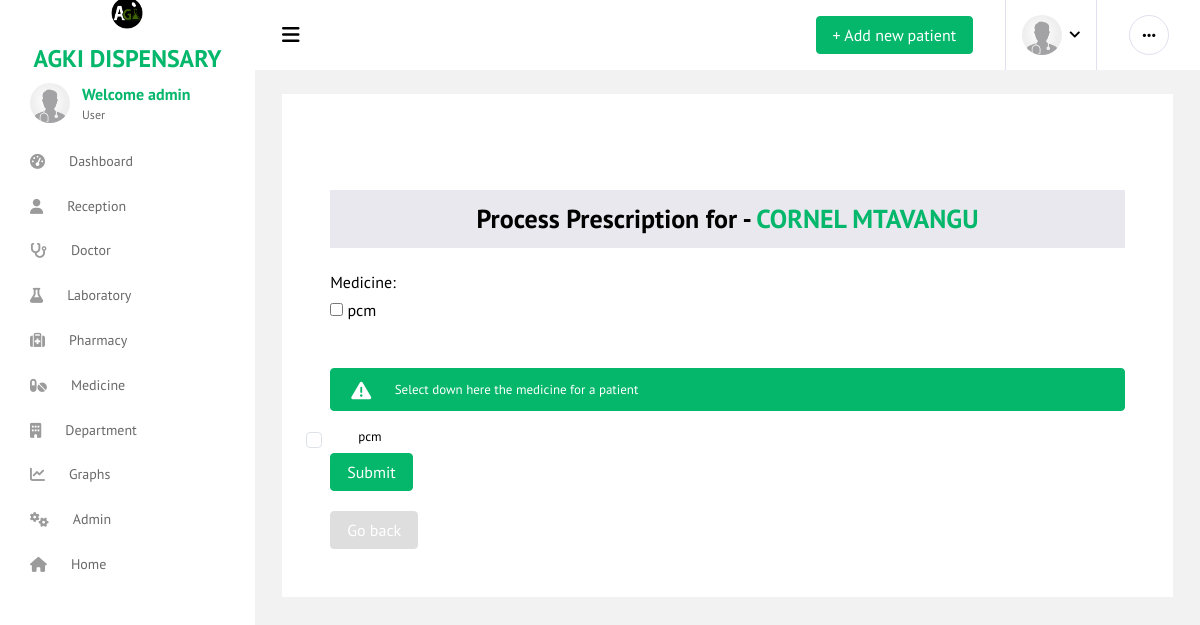
Page /process_prescription/1/ (signed in) on the committed database.
### app/models.py (models this page shows, shortened)
class CustomUser(AbstractUser):
    phone = models.CharField(max_length=15, null=True,blank=True)
    location = models.CharField(max_length=30, null=True, blank=True)
    department = models.ForeignKey(Department, on_delete=models.CASCADE, null=True,blank=True)
    reg_no = models.CharField(max_length=10, unique=True)
    age = models.IntegerField(null=True)
    position = models.CharField(max_length=40, null=True,blank=True)
    image = models.ImageField(upload_to ='media/',blank=True,null=True)
    is_doctor = models.BooleanField(default=False)
    is_laboratorist = models.BooleanField(default=False)
    is_receptionist = models.BooleanField(default=False)
    is_pharmacist = models.BooleanField(default=False)
    is_patient = models.BooleanField(default=True)
    def __str__(self):
        return self.username

class Patient(models.Model):
    fullname = models.CharField(max_length=30)
    age = models.IntegerField()
    address = models.CharField(max_length=30)
    gender = models.CharField(max_length=10)
    height = models.IntegerField(null=True,blank=True)
    pressure = models.CharField(max_length=10,null=True,blank=True)
    weight = models.IntegerField(null=True,blank=True)
    date = models.DateTimeField(auto_now_add=True)
    dalili = models.TextField(max_length=500,null=True,blank=True)
    possibleDiseases = models.TextField(max_length=500,null=True,blank=True)
    testConducted = models.TextField(max_length=500,null=True,blank=True)
    labResults = models.TextField(max_length=500,null=True,blank=True)
    actualDiseases = models.TextField(max_length=500,null=True,blank=True)
    otherRecomendation = models.TextField(max_length=500,null=True,blank=True)

class Medicine(models.Model):
    medicineName = models.CharField(max_length=20)
    amount = models.IntegerField()
    remainAmount = models.IntegerField()
    unitCost = models.FloatField()
    receivedDate = models.DateTimeField(auto_now_add=True)
    expireDate= models.DateField()
    def __str__(self):
        return self.medicineName

### app/views.py (the view)
# urls.py: path('process_prescription/<int:patient_id>/', views.process_prescription, name='process_prescription'),
def process_prescription(request, patient_id):
    patient = Patient.objects.get(id=patient_id)
    if request.method == 'POST':
        form = PrescriptionForm(request.POST)
        if form.is_valid():
            selected_medicines = form.cleaned_data['medicines']
            for medicine in selected_medicines:
                dosage = request.POST.get(f'dosage_{medicine.id}')  # Assuming you have inputs with names like 'dosage_1', 'dosage_2', etc.
                cost = request.POST.get(f'cost_{medicine.id}')  # Similarly, inputs for cost
                amount = request.POST.get(f'amount_{medicine.id}')  # Similarly, inputs for cost
                totalCost = request.POST.get(f'totalCost_{medicine.id}')  # Similarly, inputs for cost
                Prescription.objects.create(medicine=medicine, patient=patient, dosage=dosage, cost=cost,amount=amount,totalCost=totalCost)
    else:
        form = PrescriptionForm()
    return render(request, 'app/process_prescription.html', {'form': form, 'patient': patient})

### app/forms.py
class PrescriptionForm(forms.Form):
    medicines = forms.ModelMultipleChoiceField(queryset=Medicine.objects.all(), widget=forms.CheckboxSelectMultiple, label='Medicine')

### app/templates/app/process_prescription.html (shortened to what this page needs)
{% extends 'app/base2.html' %}
{% block content %}
<div class="container bg-white p-5">
  <h4 class="mt-5 mb-4 text-center bg-light p-3">Process Prescription for - <span class="text-success" style="text-transform: uppercase;">{{ patient.fullname }}</span></h4>
  <form method="post">
    {{ form }}
    <br>
    <br>
    <div class="alert alert-fill-success" role="alert">
        <i class="fa fa-exclamation-triangle"></i>
        Select down here the medicine for a patient
      </div>
    {% for medicine in form.medicines.field.queryset %}
    <div class="form-check">
      <input class="form-check-input" type="checkbox" id="medicine_{{ medicine.id }}" name="medicines" value="{{ medicine.id }}">
      <label class="form-check-label" for="medicine_{{ medicine.id }}">
        {{ medicine.medicineName }}
      </label>
    </div>
    {% endfor %}
    <button type="submit" class="btn btn-success">Submit</button>
  </form>
  <br>
  <a href="{% url 'patientDetail' id=patient.id %}" class="btn btn-secondary">Go back</a>
</div>
{% endblock %}

### app/templates/app/base2.html (shortened to what this page needs)
{% load static %}
{% load i18n %}
<!DOCTYPE html>
<html lang="en">
<head>
  <link href="https://cdn.jsdelivr.net/npm/bootstrap@5.3.0/dist/css/bootstrap.min.css" rel="stylesheet">
  <link rel="stylesheet" href="{% static 'app/vendors/all.min.css' %}">
  <link rel="stylesheet" href="{% static 'app/vendors/vendor.bundle.base.css' %}">
  <link rel="stylesheet" href="{% static 'app/vendors/vendor.bundle.addons.css' %}">
  <link rel="stylesheet" href="{% static 'app/videos/style.css' %}">
</head>
<body>
  <div class="container-scroller">
    <nav class="navbar col-lg-12 col-12 p-0 fixed-top d-flex flex-row default-layout-navbar">
      <div class="text-center navbar-brand-wrapper d-flex align-items-center justify-content-center">
        <a class="navbar-brand brand-logo" href="{% url 'index' %}"><img src="{% static 'app/images/logo/logo.png' %}" alt="AGKI" class="logo" style="height: 40px; width: auto;">
          <span style="padding-top: 80px;"><marquee behavior="" direction=""> <b class="text-success"> AGKI DISPENSARY</b></marquee></span>
        </a>
      </div>
      <div class="navbar-menu-wrapper d-flex align-items-stretch">
        <button class="navbar-toggler navbar-toggler align-self-center" type="button" data-toggle="minimize">
          <span class="fas fa-bars"></span>
        </button>
        <ul class="navbar-nav navbar-nav-right">
          <li class="nav-item d-none d-lg-flex">
            <a class="nav-link" href="{% url 'patient' %}">
              <span class="btn btn-success">+ Add new patient</span>
            </a>
          </li>
          <li class="nav-item nav-profile dropdown">
            <a class="nav-link dropdown-toggle" href="#" data-toggle="dropdown" id="profileDropdown">
              <img src="{% static 'app/ttt.jpg' %}" alt="AGKI" class="logo" style="height: 40px; width: auto;">
            </a>
          </li>
          <li class="nav-item nav-settings d-none d-lg-block">
            <a class="nav-link" href="#">
              <i class="fas fa-ellipsis-h"></i>
            </a>
          </li>
        </ul>
      </div>
    </nav>
    <div class="container-fluid page-body-wrapper">
      <nav class="sidebar sidebar-offcanvas" id="sidebar">
        <ul class="nav">
          <li class="nav-item nav-profile">
            <div class="nav-link">
              <div class="profile-image">
                <img src="{% static 'app/ttt.jpg' %}" alt="AGKI" class="logo" style="height: 40px; width: auto;">
              </div>
              <div class="profile-name">
                <p class="name text-success">
                  Welcome {{ user }}
                </p>
                <p class="designation">
                  User
                </p>
              </div>
            </div>
          </li>
          <li class="nav-item">
            <a class="nav-link" href="{% url 'home' %}">
                <i class="fa fa-tachometer-alt menu-icon"></i>
                <span class="menu-title">Dashboard</span>
            </a>
        </li>
        {% if user.is_receptionist %}
        <li class="nav-item">
            <a class="nav-link" href="{% url 'patientList' %}">
                <i class="fa fa-user menu-icon"></i>
                <span class="menu-title">Reception</span>
            </a>
        </li>
        {% endif %}
        {% if user.is_doctor %}
        <li class="nav-item">
            <a class="nav-link" href="{% url 'patientList' %}">
                <i class="fa fa-stethoscope menu-icon"></i>
                <span class="menu-title">Doctor</span>
            </a>
        </li>
        {% endif %}
        {% if user.is_laboratorist %}
        <li class="nav-item">
            <a class="nav-link" href="{% url 'patientList' %}">
                <i class="fa fa-flask menu-icon"></i>
                <span class="menu-title">Laboratory</span>
            </a>
        </li>
        {% endif %}
        {% if user.is_pharmacist %}
        <li class="nav-item">
            <a class="nav-link" href="{% url 'patientList' %}">
                <i class="fa fa-medkit menu-icon"></i>
                <span class="menu-title">Pharmacy</span>
            </a>
        </li>
        <li class="nav-item">
            <a class="nav-link" href="{% url 'medicine' %}">
                <i class="fa fa-pills menu-icon"></i>
                <span class="menu-title">Medicine</span>
            </a>
        </li>
        {% endif %}
        {% if user.is_superuser %}
        <li class="nav-item">
            <a class="nav-link" href="{% url 'department' %}">
                <i class="fa fa-building menu-icon"></i>
                <span class="menu-title">Department</span>
            </a>
        </li>
        <li class="nav-item">
          <a class="nav-link" href="{% url 'patient_count_per_period' %}">
              <i class="fas fa-chart-line menu-icon"></i>
              <span class="menu-title">Graphs</span>
          </a>
      </li>
        <li class="nav-item">
            <a class="nav-link" href="/admin">
                <i class="fa fa-cogs menu-icon"></i>
                <span class="menu-title">Admin</span>
            </a>
        </li>
        {% endif %}
        <li class="nav-item">
          <a class="nav-link" href="{% url 'index' %}">
              <i class="fa fa-home menu-icon"></i>
              <span class="menu-title">Home</span>
          </a>
      </li>
        </ul>
      </nav>
      <div class="main-panel">
        <div class="content-wrapper">
            {% block content%}
            {% endblock %}
        </div>
      </div>
    </div>
  </div>
</body>
</html>

### rows in the picture
CustomUser: username "admin"
Patient: fullname "CORNEL MTAVANGU"
Medicine: medicineName "pcm"
